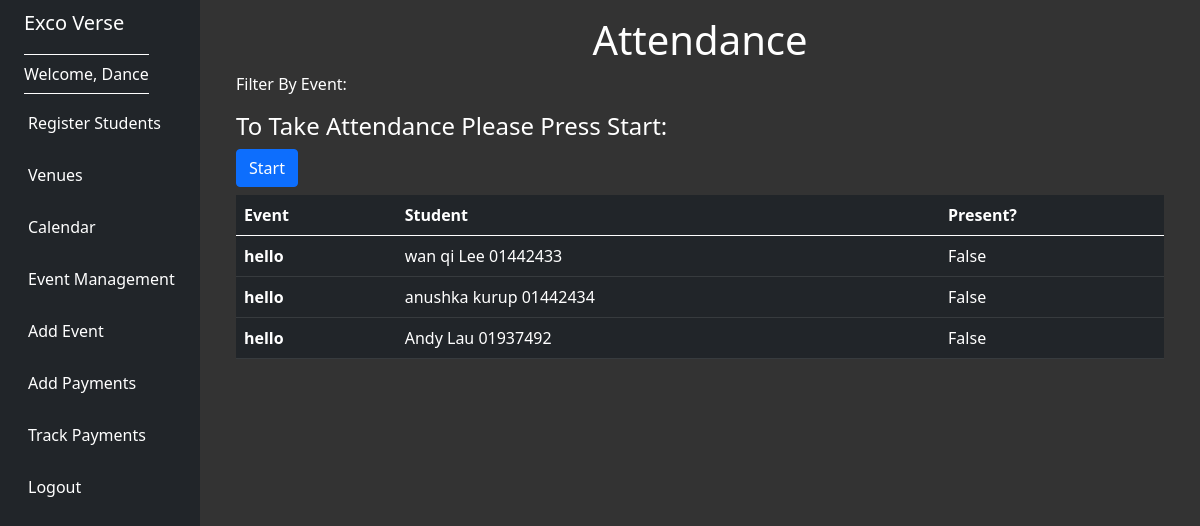
Page /attendance/1/ (signed in) on the earlier database version.
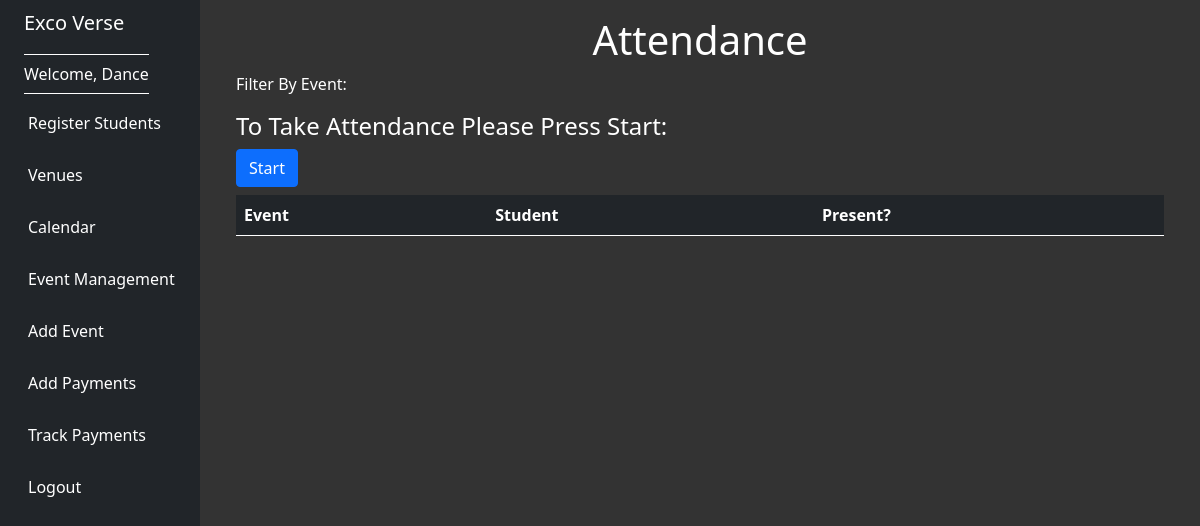
Same page on the later database version.
### events/models.py (models this page shows)
class Attendance(models.Model):
    student = models.ForeignKey(Student, blank=True, null=True, on_delete=models.CASCADE)
    event = models.ForeignKey(Event, blank=True, null=True, on_delete=models.CASCADE)
    present = models.BooleanField(default=False)
    manager = models.CharField('Manager', max_length=120, blank=True)
    def __str__(self):
        return self.student.first_name + ' ' + self.student.last_name

class Event(models.Model):
    name = models.CharField('Event Name', max_length=120)
    start_event_date = models.DateTimeField('Event Start Date')
    end_event_date = models.DateTimeField('Event End Date')
    venue = models.ForeignKey(Venue, blank=True, null=True, on_delete=models.CASCADE)
    attendees = models.ManyToManyField(Student, blank=True, null=True)
    internal = models.BooleanField(default=False)
    description = models.TextField(blank=True)
    manager = models.CharField('Manager', max_length=120, blank=True)
    def __str__(self):
        return self.name

class Student(models.Model):
    first_name = models.CharField(max_length=30)
    last_name = models.CharField(max_length=30)
    student_id = models.CharField(max_length=30)
    email = models.EmailField('User Email', unique=True)
    mobile_number = models.CharField(max_length=30)
    chat_id= models.CharField(max_length=30, null = True)
    def __str__(self):
        return self.first_name + ' ' + self.last_name + ' ' + self.student_id

### events/views.py (the view)
# urls.py: path('attendance/<str:id>/', views.get_attendance, name='attendance'),
def get_attendance(request,id):
    id = str(id)
    if request.user.is_authenticated:
        username = request.user.username
        print(username)
        print(id)
        manager_list = Attendance.objects.filter(manager=username)
        list1 = manager_list.filter(id=id)
        list2 = Attendance.objects.filter(event__id=id)
        print(list1)
        return render(request,'events/attendance.html',{'attendance_list':list2})

### events/templates/events/attendance.html (shortened to what this page needs)
{% extends 'events/base.html' %}
{% block content %}
<center>
    <h1>Attendance</h1>
</center>
<p>Filter By Event:</p>
 <h4>To Take Attendance Please Press Start:</h4>
 <button class="btn btn-primary" id="startButton" data-attendance-id="{{ attendance.id }}">Start</button>
<table class="table table-dark">
    <thead>
        <tr>
            <th scope="col">Event</th>
            <th scope="col">Student</th>
            <th scope="col">Present?</th>
        </tr>
    </thead>
    <tbody>
        {% for attendance in attendance_list %}
        <tr>
            <th scope="row">{{ attendance.event }}</th>
            <td>{{ attendance.student }}</td>
            <td>{{ attendance.present }}</td>
        </tr>
        {% endfor %}
    </tbody>
</table>
{% endblock %}

Differences in the rows shown:
removed Attendance: event "hello", student "wan qi Lee 01442433", present "False"
removed Attendance: event "hello", student "anushka kurup 01442434", present "False"
removed Attendance: event "hello", student "Andy Lau 01937492", present "False"
